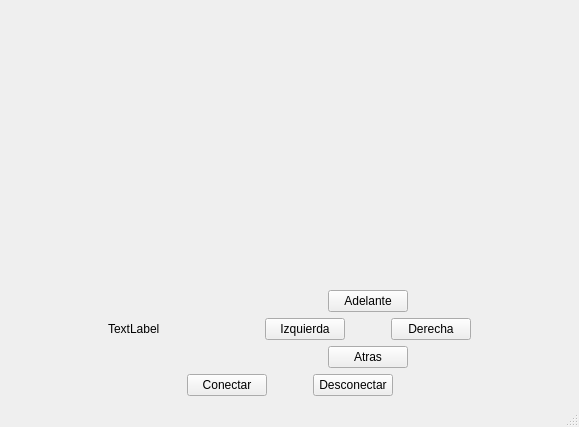
<?xml version="1.0" encoding="UTF-8"?>
<ui version="4.0">
 <class>MainWindow</class>
 <widget class="QMainWindow" name="MainWindow">
  <property name="geometry">
   <rect>
    <x>0</x>
    <y>0</y>
    <width>579</width>
    <height>427</height>
   </rect>
  </property>
  <property name="windowTitle">
   <string>MainWindow</string>
  </property>
  <widget class="QWidget" name="centralwidget">
   <layout class="QGridLayout" name="gridLayout">
    <item row="0" column="0">
     <layout class="QVBoxLayout" name="verticalLayout_4">
      <item>
       <layout class="QVBoxLayout" name="verticalLayout">
        <item>
         <spacer name="verticalSpacer_2">
          <property name="orientation">
           <enum>Qt::Vertical</enum>
          </property>
          <property name="sizeHint" stdset="0">
           <size>
            <width>20</width>
            <height>40</height>
           </size>
          </property>
         </spacer>
        </item>
        <item>
         <layout class="QHBoxLayout" name="horizontalLayout">
          <item>
           <spacer name="horizontalSpacer">
            <property name="orientation">
             <enum>Qt::Horizontal</enum>
            </property>
            <property name="sizeHint" stdset="0">
             <size>
              <width>40</width>
              <height>20</height>
             </size>
            </property>
           </spacer>
          </item>
          <item>
           <widget class="QLabel" name="label">
            <property name="text">
             <string/>
            </property>
           </widget>
          </item>
          <item>
           <spacer name="horizontalSpacer_2">
            <property name="orientation">
             <enum>Qt::Horizontal</enum>
            </property>
            <property name="sizeHint" stdset="0">
             <size>
              <width>40</width>
              <height>20</height>
             </size>
            </property>
           </spacer>
          </item>
         </layout>
        </item>
        <item>
         <spacer name="verticalSpacer">
          <property name="orientation">
           <enum>Qt::Vertical</enum>
          </property>
          <property name="sizeHint" stdset="0">
           <size>
            <width>20</width>
            <height>40</height>
           </size>
          </property>
         </spacer>
        </item>
       </layout>
      </item>
      <item>
       <layout class="QVBoxLayout" name="verticalLayout_3">
        <item>
         <layout class="QHBoxLayout" name="horizontalLayout_6">
          <item>
           <spacer name="horizontalSpacer_15">
            <property name="orientation">
             <enum>Qt::Horizontal</enum>
            </property>
            <property name="sizeHint" stdset="0">
             <size>
              <width>40</width>
              <height>20</height>
             </size>
            </property>
           </spacer>
          </item>
          <item>
           <widget class="QLabel" name="estado">
            <property name="text">
             <string>TextLabel</string>
            </property>
           </widget>
          </item>
          <item>
           <spacer name="horizontalSpacer_11">
            <property name="orientation">
             <enum>Qt::Horizontal</enum>
            </property>
            <property name="sizeHint" stdset="0">
             <size>
              <width>40</width>
              <height>20</height>
             </size>
            </property>
           </spacer>
          </item>
          <item>
           <layout class="QVBoxLayout" name="verticalLayout_2">
            <item>
             <layout class="QHBoxLayout" name="horizontalLayout_2">
              <item>
               <spacer name="horizontalSpacer_5">
                <property name="orientation">
                 <enum>Qt::Horizontal</enum>
                </property>
                <property name="sizeHint" stdset="0">
                 <size>
                  <width>40</width>
                  <height>20</height>
                 </size>
                </property>
               </spacer>
              </item>
              <item>
               <widget class="QPushButton" name="Adelante">
                <property name="text">
                 <string>Adelante</string>
                </property>
               </widget>
              </item>
              <item>
               <spacer name="horizontalSpacer_6">
                <property name="orientation">
                 <enum>Qt::Horizontal</enum>
                </property>
                <property name="sizeHint" stdset="0">
                 <size>
                  <width>40</width>
                  <height>20</height>
                 </size>
                </property>
               </spacer>
              </item>
             </layout>
            </item>
            <item>
             <layout class="QHBoxLayout" name="horizontalLayout_3">
              <item>
               <widget class="QPushButton" name="Izquierda">
                <property name="text">
                 <string>Izquierda</string>
                </property>
               </widget>
              </item>
              <item>
               <spacer name="horizontalSpacer_7">
                <property name="orientation">
                 <enum>Qt::Horizontal</enum>
                </property>
                <property name="sizeHint" stdset="0">
                 <size>
                  <width>40</width>
                  <height>20</height>
                 </size>
                </property>
               </spacer>
              </item>
              <item>
               <widget class="QPushButton" name="Derecha">
                <property name="text">
                 <string>Derecha</string>
                </property>
               </widget>
              </item>
             </layout>
            </item>
            <item>
             <layout class="QHBoxLayout" name="horizontalLayout_4">
              <item>
               <spacer name="horizontalSpacer_8">
                <property name="orientation">
                 <enum>Qt::Horizontal</enum>
                </property>
                <property name="sizeHint" stdset="0">
                 <size>
                  <width>40</width>
                  <height>20</height>
                 </size>
                </property>
               </spacer>
              </item>
              <item>
               <widget class="QPushButton" name="Atras">
                <property name="text">
                 <string>Atras</string>
                </property>
               </widget>
              </item>
              <item>
               <spacer name="horizontalSpacer_9">
                <property name="orientation">
                 <enum>Qt::Horizontal</enum>
                </property>
                <property name="sizeHint" stdset="0">
                 <size>
                  <width>40</width>
                  <height>20</height>
                 </size>
                </property>
               </spacer>
              </item>
             </layout>
            </item>
           </layout>
          </item>
          <item>
           <spacer name="horizontalSpacer_12">
            <property name="orientation">
             <enum>Qt::Horizontal</enum>
            </property>
            <property name="sizeHint" stdset="0">
             <size>
              <width>40</width>
              <height>20</height>
             </size>
            </property>
           </spacer>
          </item>
         </layout>
        </item>
        <item>
         <layout class="QHBoxLayout" name="horizontalLayout_7">
          <item>
           <spacer name="horizontalSpacer_13">
            <property name="orientation">
             <enum>Qt::Horizontal</enum>
            </property>
            <property name="sizeHint" stdset="0">
             <size>
              <width>40</width>
              <height>20</height>
             </size>
            </property>
           </spacer>
          </item>
          <item>
           <layout class="QHBoxLayout" name="horizontalLayout_5">
            <item>
             <spacer name="horizontalSpacer_3">
              <property name="orientation">
               <enum>Qt::Horizontal</enum>
              </property>
              <property name="sizeHint" stdset="0">
               <size>
                <width>40</width>
                <height>20</height>
               </size>
              </property>
             </spacer>
            </item>
            <item>
             <widget class="QPushButton" name="Conectar">
              <property name="text">
               <string>Conectar</string>
              </property>
             </widget>
            </item>
            <item>
             <spacer name="horizontalSpacer_4">
              <property name="orientation">
               <enum>Qt::Horizontal</enum>
              </property>
              <property name="sizeHint" stdset="0">
               <size>
                <width>40</width>
                <height>20</height>
               </size>
              </property>
             </spacer>
            </item>
            <item>
             <widget class="QPushButton" name="Desconectar">
              <property name="text">
               <string>Desconectar</string>
              </property>
             </widget>
            </item>
            <item>
             <spacer name="horizontalSpacer_10">
              <property name="orientation">
               <enum>Qt::Horizontal</enum>
              </property>
              <property name="sizeHint" stdset="0">
               <size>
                <width>40</width>
                <height>20</height>
               </size>
              </property>
             </spacer>
            </item>
           </layout>
          </item>
          <item>
           <spacer name="horizontalSpacer_14">
            <property name="orientation">
             <enum>Qt::Horizontal</enum>
            </property>
            <property name="sizeHint" stdset="0">
             <size>
              <width>40</width>
              <height>20</height>
             </size>
            </property>
           </spacer>
          </item>
         </layout>
        </item>
       </layout>
      </item>
     </layout>
    </item>
   </layout>
  </widget>
  <widget class="QStatusBar" name="statusbar"/>
 </widget>
 <resources/>
 <connections/>
</ui>
